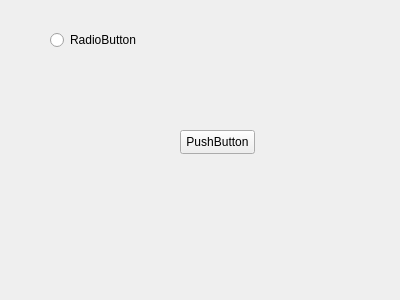
<?xml version="1.0" encoding="UTF-8"?>
<ui version="4.0">
 <class>Form</class>
 <widget class="QWidget" name="Form">
  <property name="geometry">
   <rect>
    <x>0</x>
    <y>0</y>
    <width>400</width>
    <height>300</height>
   </rect>
  </property>
  <property name="windowTitle">
   <string>Form</string>
  </property>
  <widget class="QRadioButton" name="radioButton">
   <property name="geometry">
    <rect>
     <x>50</x>
     <y>30</y>
     <width>89</width>
     <height>20</height>
    </rect>
   </property>
   <property name="text">
    <string>RadioButton</string>
   </property>
  </widget>
  <widget class="QPushButton" name="pushButton">
   <property name="geometry">
    <rect>
     <x>180</x>
     <y>130</y>
     <width>75</width>
     <height>24</height>
    </rect>
   </property>
   <property name="text">
    <string>PushButton</string>
   </property>
  </widget>
 </widget>
 <resources/>
 <connections/>
</ui>
